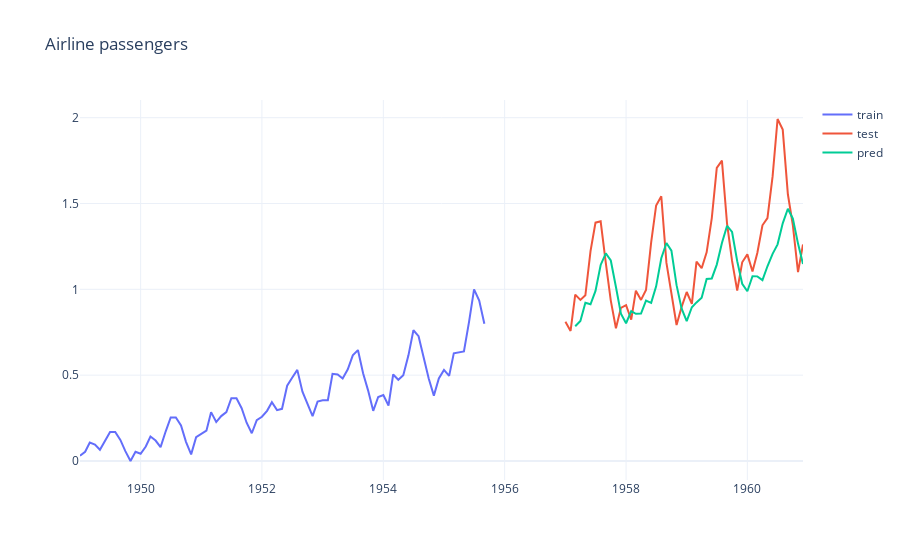

The notebook cell saved with this chart:
### Code cell
fig = go.Figure()
fig.add_trace(go.Scatter(x=train.index, y=train["passengers"], name="train", mode="lines"))
fig.add_trace(go.Scatter(x=test.index, y=test["passengers"], name="test", mode="lines"))
fig.add_trace(go.Scatter(x=pred.index, y=pred["passengers"], name="pred", mode="lines"))
fig.update_layout(title="Airline passengers")
